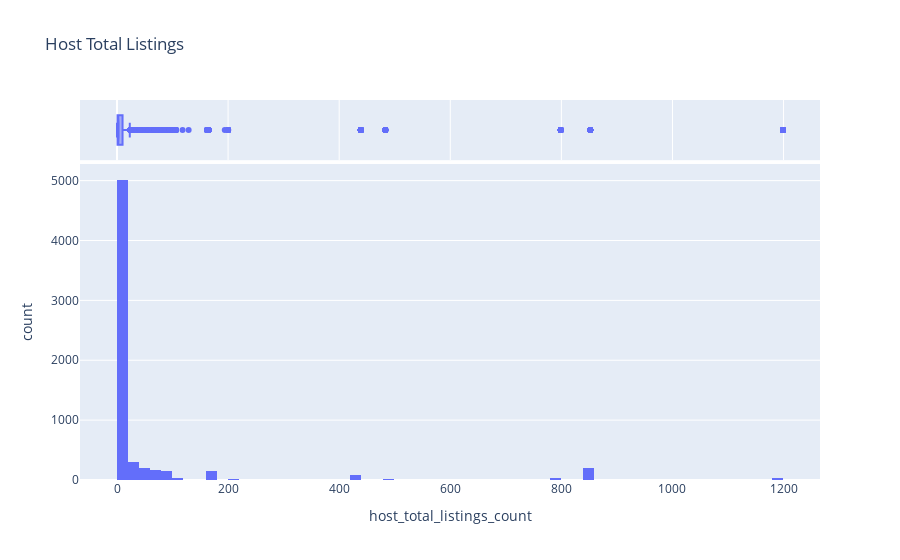

Notebook cell for this chart:
### Markdown cell above
O modelo de regressão performa relativamente bem, com um r2 de `0.68`. O MAE está com um valor que pode ser aceitável para o conjunto de dados, visto que 70% dos dados estão em um intervalo de 0 e 18 reservas. O restante dos imóveis destoa desse intervalo. O método de filtragem pelo IQR é uma opção para tratar os pontos que podem ser considerados outliers. Fazer isso pode diminuir o erro do modelo e gerar mais confiança.

### Code cell
px.histogram(data, x='host_total_listings_count',
            title='Host Total Listings', marginal='box')

### Figure 1 — Plotly figure (JSON) as saved in the notebook; plotly's stock layout.template omitted (floating-point values rounded to 4 significant figures; data arrays with more than 128 entries replaced by an {"elided": "..."} marker saying what was removed)
{"data": [{"alignmentgroup": "True", "bingroup": "x", "hovertemplate": "host_total_listings_count=%{x}<br>count=%{y}<extra></extra>", "legendgroup": "", "marker": {"color": "#636efa", "pattern": {"shape": ""}}, "name": "", "offsetgroup": "", "orientation": "v", "showlegend": false, "type": "histogram", "x": {"elided": "6387 int values"}, "xaxis": "x", "yaxis": "y"}, {"alignmentgroup": "True", "hovertemplate": "host_total_listings_count=%{x}<extra></extra>", "legendgroup": "", "marker": {"color": "#636efa"}, "name": "", "notched": true, "offsetgroup": "", "showlegend": false, "type": "box", "x": {"elided": "6387 int values"}, "xaxis": "x2", "yaxis": "y2"}], "layout": {"barmode": "relative", "legend": {"tracegroupgap": 0}, "title": {"text": "Host Total Listings"}, "xaxis": {"anchor": "y", "domain": [0, 1], "title": {"text": "host_total_listings_count"}}, "xaxis2": {"anchor": "y2", "domain": [0, 1], "matches": "x", "showgrid": true, "showticklabels": false}, "yaxis": {"anchor": "x", "domain": [0, 0.8316], "title": {"text": "count"}}, "yaxis2": {"anchor": "x2", "domain": [0.8416, 1], "matches": "y2", "showgrid": false, "showline": false, "showticklabels": false, "ticks": ""}}}
